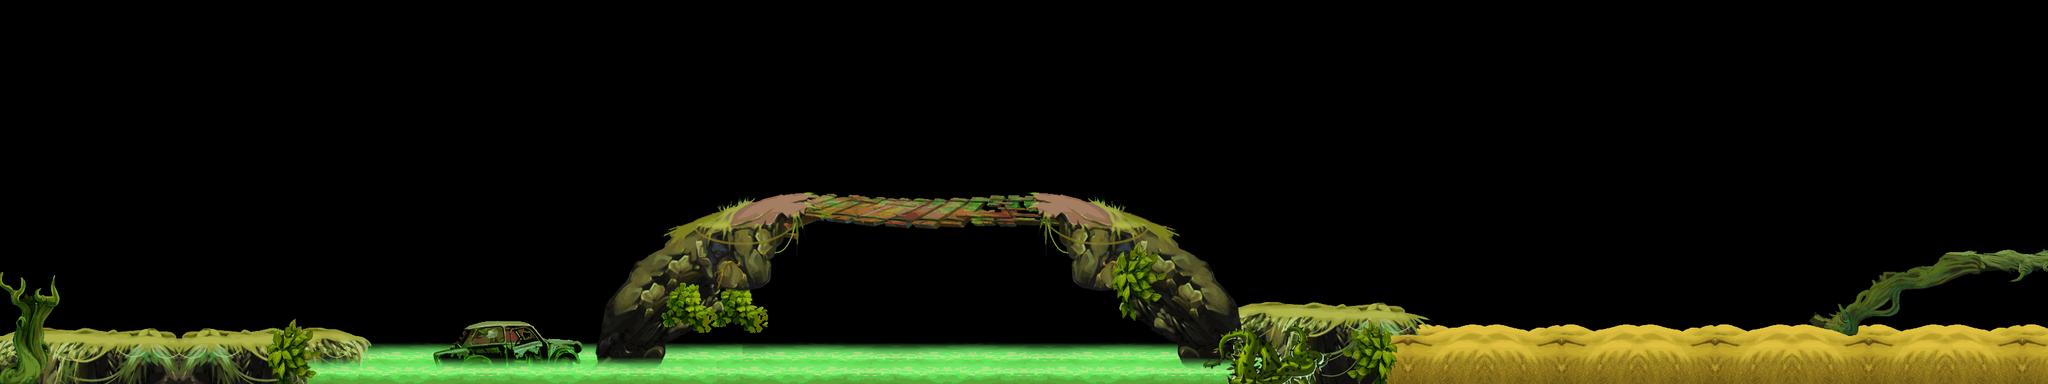

This game map was drawn from its Tiled (.tmx) file and the tilesets committed beside it. A one-line description and the trimmed map source follow:
An orthogonal 80x15 tile map with 40x40 px tiles, 4 tile layers (land1, land2, land3, land4) and 39 objects.

<map version="1.0" orientation="orthogonal" width="80" height="15" tilewidth="40" tileheight="40">
 <tileset firstgid="1" name="c-land" tilewidth="40" tileheight="40">
  <image source="c-land.png" width="1745" height="2038" />
 </tileset>
 <layer name="land1" width="80" height="15">
  <data>[1200 cells, 148 non-empty, 21 distinct tile ids]</data>
 </layer>
 <layer name="land2" width="80" height="15">
  <data>[1200 cells, 251 non-empty, 199 distinct tile ids]</data>
 </layer>
 <layer name="land3" width="80" height="15">
  <data>[1200 cells, 295 non-empty, 213 distinct tile ids]</data>
 </layer>
 <layer name="land4" width="80" height="15">
  <data>[1200 cells, 229 non-empty, 82 distinct tile ids]</data>
 </layer>
 <objectgroup name="pengzhuang" width="80" height="15">
  <object x="-3" y="529" width="565" height="84" />
  <object x="685" y="549" width="58" height="27" />
  <object x="744" y="507" width="87" height="47" />
  <object x="830" y="535" width="73" height="33" />
  <object x="1244" y="322" width="395" height="80" />
  <object x="1936" y="493" width="259" height="107" />
  <object x="3085" y="403" width="125" height="43" />
  <object x="959" y="481" width="128" height="47">
   <properties>
    <property name="poid" value="0" />
   </properties>
  </object>
  <object x="1079" y="354" width="166" height="44" />
  <object x="1639" y="348" width="149" height="53" />
  <object x="1788" y="493" width="148" height="109" />
  <object x="2962" y="434" width="122" height="39" />
  <object x="2807" y="561" width="396" height="38" />
  <object x="2194" y="558" width="86" height="44" />
 </objectgroup>
 <objectgroup name="zuobiao1" width="80" height="15">
  <object x="1513" y="330">
   <properties>
    <property name="id" value="1" />
    <property name="type" value="1" />
   </properties>
  </object>
  <object x="2281" y="560" width="526" height="42">
   <properties>
    <property name="id" value="19" />
   </properties>
  </object>
  <object x="452" y="530">
   <properties>
    <property name="id" value="1" />
    <property name="type" value="1" />
   </properties>
  </object>
  <object x="380" y="530">
   <properties>
    <property name="id" value="1" />
    <property name="type" value="1" />
   </properties>
  </object>
  <object x="948" y="650">
   <properties>
    <property name="id" value="18" />
   </properties>
  </object>
  <object x="1154" y="652">
   <properties>
    <property name="id" value="18" />
   </properties>
  </object>
  <object x="1520" y="630">
   <properties>
    <property name="id" value="18" />
   </properties>
  </object>
  <object x="1566" y="632">
   <properties>
    <property name="id" value="18" />
   </properties>
  </object>
 </objectgroup>
 <objectgroup name="zuobiao2" width="80" height="15">
  <object x="1320" y="320">
   <properties>
    <property name="id" value="101" />
    <property name="num" value="5" />
    <property name="range" value="100" />
    <property name="time" value="1" />
    <property name="timemax" value="12" />
    <property name="timemin" value="3" />
    <property name="z" value="0" />
   </properties>
  </object>
  <object x="1280" y="323">
   <properties>
    <property name="id" value="102" />
    <property name="num" value="3" />
    <property name="range" value="0" />
    <property name="time" value="1" />
    <property name="timemax" value="10" />
    <property name="timmin" value="3" />
   </properties>
  </object>
  <object x="3102" y="398">
   <properties>
    <property name="id" value="102" />
    <property name="num" value="3" />
    <property name="range" value="0" />
    <property name="time" value="1" />
    <property name="timemax" value="10" />
    <property name="timmin" value="3" />
   </properties>
  </object>
  <object x="787" y="509">
   <properties>
    <property name="id" value="111" />
    <property name="num" value="2" />
    <property name="range" value="20" />
    <property name="time" value="1" />
    <property name="timemax" value="8" />
    <property name="timmin" value="1" />
   </properties>
  </object>
  <object x="2045" y="492">
   <properties>
    <property name="id" value="111" />
    <property name="num" value="2" />
    <property name="range" value="20" />
    <property name="time" value="1" />
    <property name="timemax" value="8" />
    <property name="timmin" value="1" />
   </properties>
  </object>
  <object x="1417" y="321">
   <properties>
    <property name="id" value="101" />
    <property name="num" value="5" />
    <property name="range" value="100" />
    <property name="time" value="1" />
    <property name="timemax" value="12" />
    <property name="timemin" value="3" />
    <property name="z" value="0" />
   </properties>
  </object>
  <object x="1599" y="320">
   <properties>
    <property name="id" value="103" />
    <property name="num" value="4" />
    <property name="range" value="50" />
    <property name="time" value="1" />
    <property name="timemax" value="6" />
    <property name="timmin" value="3" />
   </properties>
  </object>
  <object x="2123" y="495">
   <properties>
    <property name="id" value="103" />
    <property name="num" value="4" />
    <property name="range" value="50" />
    <property name="time" value="1" />
    <property name="timemax" value="6" />
    <property name="timmin" value="3" />
   </properties>
  </object>
 </objectgroup>
 <objectgroup name="zuobiao3" width="80" height="15">
  <object x="830" y="507" width="24" height="27">
   <properties>
    <property name="poid" value="1" />
   </properties>
  </object>
  <object x="957" y="353" width="122" height="129" />
  <object x="1079" y="321" width="165" height="32">
   <properties>
    <property name="poid" value="0" />
   </properties>
  </object>
  <object x="1638" y="322" width="150" height="26">
   <properties>
    <property name="poid" value="1" />
   </properties>
  </object>
  <object x="1788" y="348" width="148" height="146">
   <properties>
    <property name="poid" value="1" />
   </properties>
  </object>
  <object x="2807" y="434" width="153" height="124">
   <properties>
    <property name="poid" value="0" />
   </properties>
  </object>
  <object x="2961" y="403" width="123" height="31">
   <properties>
    <property name="poid" value="0" />
   </properties>
  </object>
  <object x="717" y="507" width="27" height="42">
   <properties>
    <property name="poid" value="0" />
   </properties>
  </object>
  <object x="2196" y="494" width="84" height="65">
   <properties>
    <property name="poid" value="1" />
   </properties>
  </object>
 </objectgroup>
</map>
